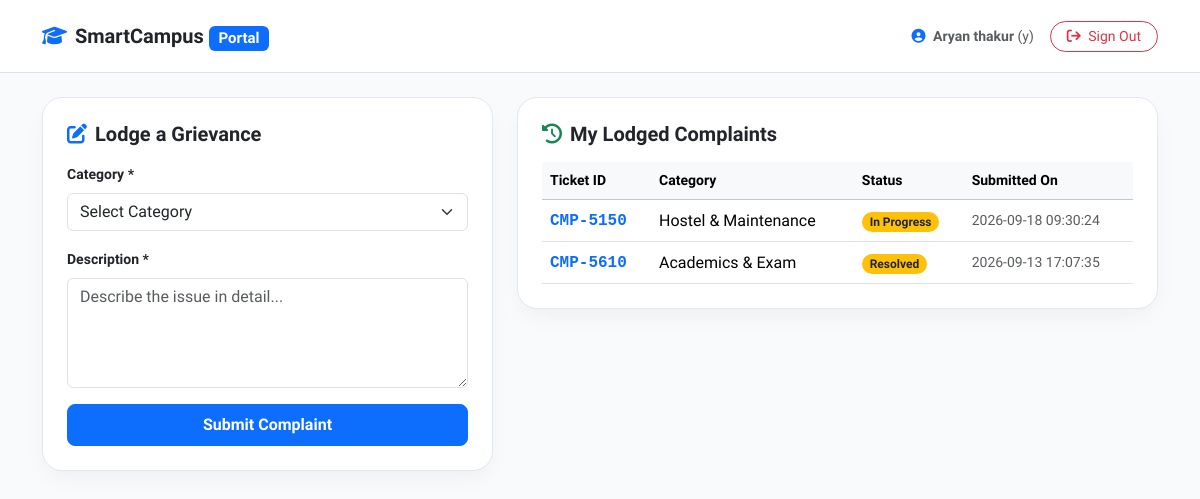
The app's page /dashboard (signed in) with its own data.
### tables this page shows
CREATE TABLE complaints (
            id INTEGER PRIMARY KEY AUTOINCREMENT,
            ticket_id TEXT UNIQUE NOT NULL,
            student_mobile TEXT NOT NULL,
            student_name TEXT NOT NULL,
            roll_no TEXT NOT NULL,
            category TEXT NOT NULL,
            description TEXT NOT NULL,
            status TEXT DEFAULT 'Pending Review',
            created_at TIMESTAMP DEFAULT CURRENT_TIMESTAMP
        );

### app.py (the view)
@app.route("/dashboard")
def dashboard():
    if 'student' not in session:
        flash("Please log in first.", "warning")
        return redirect(url_for("login"))
    student = session['student']
    conn = sqlite3.connect(DB_FILE)
    cursor = conn.cursor()
    cursor.execute("""
        SELECT ticket_id, category, description, status, created_at
        FROM complaints
        WHERE student_mobile = ?
        ORDER BY id DESC
    """, (student['mobile'],))
    my_complaints = cursor.fetchall()
    conn.close()
    return render_template("dashboard.html", student=student, complaints=my_complaints)

### templates/dashboard.html (shortened to what this page needs)
<!DOCTYPE html>
<html lang="en">
<head>
    <link href="https://cdn.jsdelivr.net/npm/bootstrap@5.3.2/dist/css/bootstrap.min.css" rel="stylesheet">
    <link rel="stylesheet" href="https://cdnjs.cloudflare.com/ajax/libs/font-awesome/6.4.2/css/all.min.css">
</head>
<body>
    <nav class="navbar bg-white border-bottom py-3">
        <div class="container d-flex justify-content-between align-items-center">
            <a class="navbar-brand fw-bold text-dark m-0" href="/dashboard">
                <i class="fa-solid fa-graduation-cap text-primary me-2"></i>SmartCampus <span class="badge bg-primary">Portal</span>
            </a>
            <div class="d-flex align-items-center gap-3">
                <span class="text-muted small"><i class="fa-solid fa-circle-user text-primary me-1"></i> <b>{{ student.name }}</b> ({{ student.roll_no }})</span>
                <a href="/logout" class="btn btn-outline-danger btn-sm rounded-pill px-3"><i class="fa-solid fa-arrow-right-from-bracket me-1"></i> Sign Out</a>
            </div>
        </div>
    </nav>
    <div class="container py-4">
        <div class="row g-4">
            <div class="col-lg-5">
                <div class="dash-card p-4">
                    <h5 class="fw-bold text-dark mb-3"><i class="fa-solid fa-pen-to-square text-primary me-2"></i>Lodge a Grievance</h5>
                    <form action="/submit-complaint" method="POST">
                        <div class="mb-3">
                            <label class="form-label small fw-semibold">Category *</label>
                            <select name="category" class="form-select" required>
                                <option value="" selected disabled>Select Category</option>
                            </select>
                        </div>
                        <div class="mb-3">
                            <label class="form-label small fw-semibold">Description *</label>
                            <textarea name="description" rows="4" class="form-control" placeholder="Describe the issue in detail..." required></textarea>
                        </div>
                        <button type="submit" class="btn btn-primary w-100 fw-bold py-2 rounded-3">
                            Submit Complaint
                        </button>
                    </form>
                </div>
            </div>
            <div class="col-lg-7">
                <div class="dash-card p-4">
                    <h5 class="fw-bold text-dark mb-3"><i class="fa-solid fa-clock-rotate-left text-success me-2"></i>My Lodged Complaints</h5>
                    {% if complaints %}
                    <div class="table-responsive">
                        <table class="table table-hover align-middle mb-0">
                            <thead class="table-light small">
                                <tr>
                                    <th>Ticket ID</th>
                                    <th>Category</th>
                                    <th>Status</th>
                                    <th>Submitted On</th>
                                </tr>
                            </thead>
                            <tbody>
                                {% for c in complaints %}
                                <tr>
                                    <td><b class="text-primary font-monospace">{{ c[0] }}</b></td>
                                    <td>{{ c[1] }}</td>
                                    <td><span class="badge bg-warning text-dark rounded-pill">{{ c[3] }}</span></td>
                                    <td class="small text-muted">{{ c[4] }}</td>
                                </tr>
                                {% endfor %}
                            </tbody>
                        </table>
                    </div>
                    {% else %}
                    <div class="text-center py-5 text-muted">
                        <i class="fa-regular fa-folder-open fs-1 mb-2"></i>
                        <p class="mb-0">No grievances lodged yet.</p>
                    </div>
                    {% endif %}
                </div>
            </div>
        </div>
    </div>
</body>
</html>

### templates/dashboard.html (style rules this page uses)
body { font-family: 'Plus Jakarta Sans', sans-serif; background: #f8fafc; }
.dash-card { background: #ffffff; border-radius: 20px; border: 1px solid #e2e8f0; box-shadow: 0 10px 25px -5px rgba(0,0,0,0.05); }

### records on screen
complaints: ticket "CMP-5150", category "Hostel & Maintenance", status "In Progress", created_at "2026-09-18 09:30:24"
complaints: ticket "CMP-5610", category "Academics & Exam", status "Resolved", created_at "2026-09-13 17:07:35"

### other values on screen
{{ student.name }} "Aryan thakur"
{{ student.roll_no }} "y"
